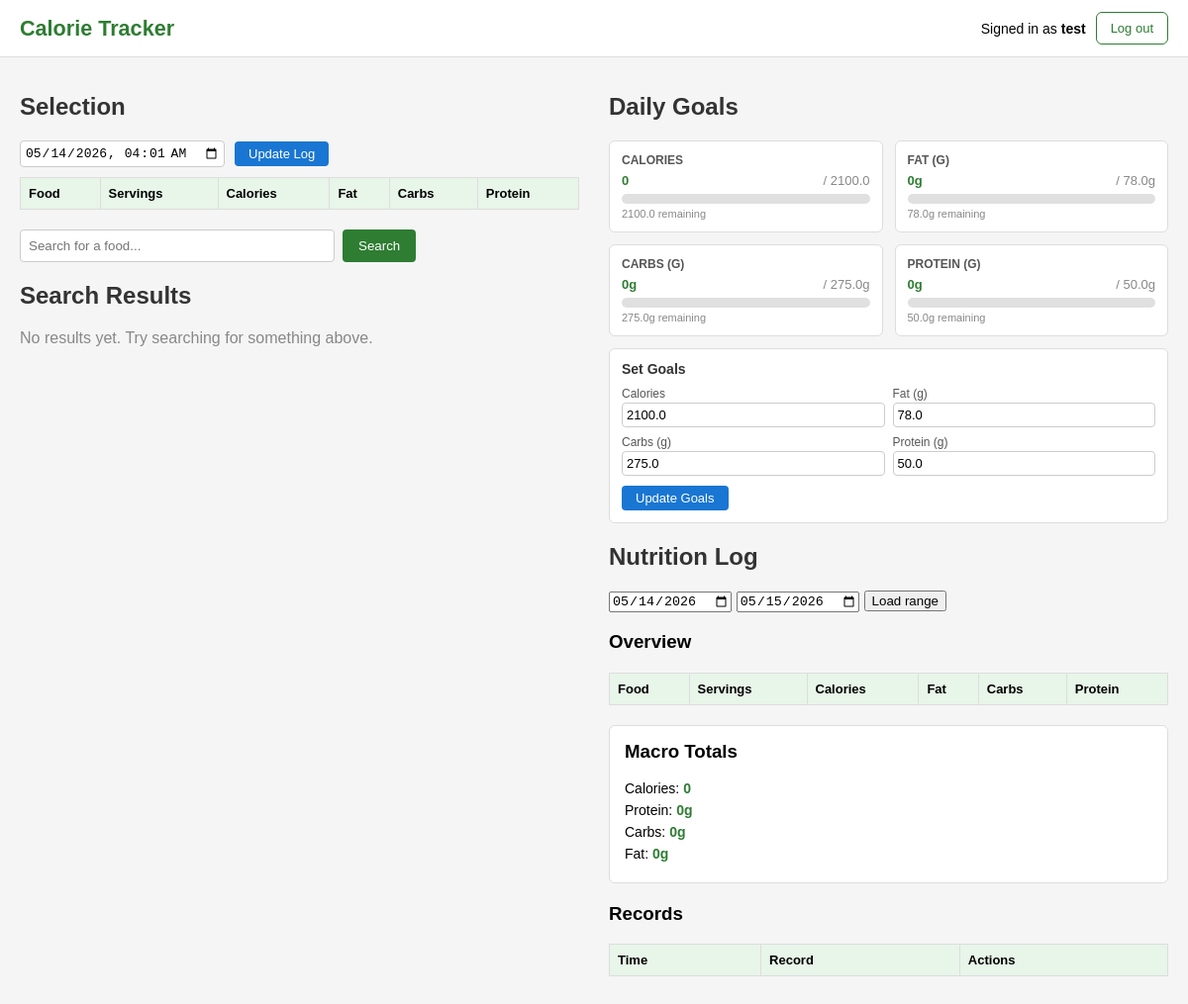
Page / (signed in) on the committed database.
### tables this page shows
CREATE TABLE users (
                username  TEXT PRIMARY KEY,
                password  TEXT NOT NULL
            );

CREATE TABLE goals (
                username  TEXT NOT NULL,
                macro     TEXT NOT NULL,
                value     REAL NOT NULL,
                PRIMARY KEY (username, macro),
                FOREIGN KEY (username) REFERENCES users(username) ON DELETE CASCADE
            );

### ui/ui.py (the view)
@app.route("/")
def index():
    start_date, end_date = get_selected_dates(request)
    return render_main(
        start_date,
        end_date,
        open_login=request.args.get("login") == "1",
        open_register=request.args.get("register") == "1",
    )

### auth/auth.py (called while the page is built)
@bp.before_app_request
def load_logged_in_user():
    name = session.get("username")
    g.user = get_user(name) if name else None

### storage/database.py (called while the page is built, shortened)
@contextmanager
def _get_conn():
    conn = sqlite3.connect(DB_PATH)
    conn.row_factory = sqlite3.Row
    conn.execute("PRAGMA foreign_keys = ON")
    try:
        yield conn
        conn.commit()
    except Exception:
        conn.rollback()
        raise
    finally:
        conn.close()

def get_user_goals(username: str) -> dict:
    with _get_conn() as conn:
        rows = conn.execute(
            "SELECT macro, value FROM goals WHERE username = ?", (username,)
        ).fetchall()
    goals = dict(DEFAULT_GOALS)
    for r in rows:
        goals[r["macro"]] = r["value"]
    return goals

def get_user(username: str) -> Optional[dict]:
    with _get_conn() as conn:
        row = conn.execute(
            "SELECT username, password FROM users WHERE username = ?", (username,)
        ).fetchone()
    return dict(row) if row else None

    def query_user_records(self, user_id, start_time=None, end_time=None):
        query = """
            SELECT le.record_id, le.fdc_id, le.quantity, r.timestamp
            FROM log_entries le
            JOIN records r ON le.record_id = r.id
            WHERE r.username = ?
        """
        params: list = [user_id]
        if start_time:
            query += " AND r.timestamp >= ?"
            params.append(start_time.isoformat())
        if end_time:
            query += " AND r.timestamp < ?"
            params.append(end_time.isoformat())
        query += " ORDER BY le.record_id"
        with _get_conn() as conn:
            rows = conn.execute(query, params).fetchall()
        queries_by_record_id: OrderedDict = OrderedDict()
        record_timestamps: dict = {}
        results: OrderedDict = OrderedDict()
        return results

### ui/ui.py (called while the page is built, shortened)
def get_user_selection(user):
    if user not in selections:
        selections[user] = {}
    return selections[user]

def get_totals(records):
    totals = {n: 0 for n in macro_types}
    log = {}
    return log, totals

### ui/templates/index.html (shortened to what this page needs)
<!DOCTYPE html>
<html lang="en">
<head>
</head>
<body
    data-logged-in="{{ 'true' if g.user else 'false' }}"
    data-open-login="{{ 'true' if open_login else 'false' }}"
    data-open-register="{{ 'true' if open_register else 'false' }}"
>
    <div id="toolbar">
        <h1>Calorie Tracker</h1>
        <div class="toolbar-auth">
            {% if g.user %}
                <span>Signed in as <strong>{{ g.user["username"] }}</strong></span>
                <a href="{{ url_for('auth.logout') }}"><button type="button" class="btn-outline">Log out</button></a>
            {% else %}
                <button type="button" class="btn-outline" id="btn-open-login">Sign in</button>
                <button type="button" class="btn-filled" id="btn-open-register">Register</button>
            {% endif %}
        </div>
    </div>
    <div id="main-wrap">
        <div class="main-content">
            <div class = "left-side">
                <div class="user-selection">
                    <h2> Selection </h2>
                    <form class="js-require-auth" action="/update_log" method="POST">
                        <input type="datetime-local" name="log_time" value="{{ curr_time }}">
                        <button type="submit">Update Log</button>
                    </form>
                    <table class="inner-table">
                        <thead>
                            <tr>
                                <th>Food</th>
                                <th>Servings</th>
                                {% for type in macro_types %}
                                <th>{{ type.capitalize() }}</th>
                                {% endfor %}
                            </tr>
                        </thead>
                    </table>
                </div>
                <div class="search-bar">
                    <form action="{{ url_for('handle_search') }}" method="POST" style="display: flex; gap: 8px; flex-wrap: wrap;">
                        <input type="text" name="query" placeholder="Search for a food..." required>
                        <button type="submit">Search</button>
                    </form>
                </div>
                <div class="results-section">
                    <h2>Search Results</h2>
                    {% if results %}
                        {% for food in results %}
                        <div class="food-item">
                            <h3>{{ food["name"] }}</h3>
                            <p>Calories: {{ food.get("calories", 0) }}</p>
                            <p>Protein: {{ food.get("protein", 0) }}g</p>
                            <p>Carbs: {{ food.get("carbs", 0) }}g</p>
                            <p>Fat: {{ food.get("fat", 0) }}g</p>
                            <form class="js-require-auth" action="{{ url_for('update_selection') }}" method="POST">
                                <input type="hidden" name="fdc_id" value="{{ food['fdc_id'] }}">
                                <input type="number" name="quantity" value="1" min="1">
                                <input type="hidden" name="start_date" value="{{ start_date }}">
                                <input type="hidden" name="end_date" value="{{ end_date }}">
                                <input type="hidden" name="log_time" value="{{ curr_time }}">
                                <button type="submit">Update Selection</button>
                            </form>
                        </div>
                        {% endfor %}
                    {% else %}
                        <p style="color: #888;">No results yet. Try searching for something above.</p>
                    {% endif %}
                </div>
            </div>
            <div class="right-side">
                <div class="goals-section">
                    <h2>Daily Goals</h2>
                    <div class="goals-grid">
                        {% for macro in macro_types %}
                        {% set s = goal_stats[macro] %}
                        <div class="goal-card">
                            <div class="macro-label">{{ macro }}{% if macro_units[macro] %} ({{ macro_units[macro] }}){% endif %}</div>
                            <div class="goal-stats">
                                <span class="consumed {% if s.over > 0 %}over{% endif %}">{{ s.consumed }}{{ macro_units[macro] }}</span>
                                <span class="goal-val">/ {{ s.goal }}{{ macro_units[macro] }}</span>
                            </div>
                            <div class="progress-bar-bg">
                            </div>
                            <div class="goal-remaining {% if s.over > 0 %}over{% endif %}">
                                {% if s.over > 0 %}
                                    +{{ s.over }}{{ macro_units[macro] }} over goal
                                {% else %}
                                    {{ s.remaining }}{{ macro_units[macro] }} remaining
                                {% endif %}
                            </div>
                        </div>
                        {% endfor %}
                    </div>
                    <div class="set-goals-card">
                        <h3>Set Goals</h3>
                        <form class="js-require-auth" action="{{ url_for('set_goals') }}" method="POST">
                            <div class="goals-form-grid">
                                {% for macro in macro_types %}
                                <div>
                                    <label for="goal_{{ macro }}">{{ macro.capitalize() }}{% if macro_units[macro] %} ({{ macro_units[macro] }}){% endif %}</label>
                                    <input type="number" name="goal_{{ macro }}" id="goal_{{ macro }}"
                                           value="{{ goal_stats[macro].goal }}" min="1" step="1">
                                </div>
                                {% endfor %}
                            </div>
                            <button type="submit">Update Goals</button>
                        </form>
                    </div>
                </div>
                <h2>Nutrition Log</h2>
                <form class="js-require-auth" method="GET" action="{{ url_for('index') }}" style="margin-bottom: 10px;">
                    <input type="date" name="start_date" value="{{ start_date }}">
                    <input type="date" name="end_date" value="{{ end_date }}">
                    <button type="submit">Load range</button>
                </form>
                <h3>Overview</h3>
                <table>
                    <thead>
                        <tr>
                            <th>Food</th>
                            <th>Servings</th>
                            {% for type in macro_types %}
                            <th>{{ type.capitalize() }}</th>
                            {% endfor %}
                        </tr>
                    </thead>
                </table>
                <div class="totals-box">
                    <h3 style="margin-top: 0;">Macro Totals</h3>
                    <p>Calories: <span>{{ totals["calories"] | round(1) }}</span></p>
                    <p>Protein: <span>{{ totals["protein"] | round(1) }}g</span></p>
                    <p>Carbs: <span>{{ totals["carbs"] | round(1) }}g</span></p>
                    <p>Fat: <span>{{ totals["fat"] | round(1) }}g</span></p>
                </div>
                <div class="records-box">
                    <h3 style="margin-top: 0;">Records</h3>
                    <table>
                        <thead>
                            <tr>
                                <th>Time</th>
                                <th>Record</th>
                                <th>Actions</th>
                            </tr>
                        </thead>
                    </table>
                </div>
            </div>
        </div>
    </div>
</body>
</html>

### ui/templates/index.html (style rules this page uses)
body { font-family: Arial, sans-serif; margin: 0; background-color: #f5f5f5; }
.left-side { flex: 1; min-width: 320px; }
.right-side { flex: 1; min-width: 320px; }
.main-content { display: flex; gap: 30px; align-items: flex-start; }
.left-side > * { margin-bottom: 20px; }
.right-side > * { margin-bottom: 20px; }
#toolbar { display: flex; justify-content: space-between; align-items: center; padding: 12px 20px; background: #fff; border-bottom: 1px solid #ddd; margin-bottom: 16px; }
#toolbar h1 { margin: 0; font-size: 1.35rem; color: #2e7d32; }
.toolbar-auth { display: flex; gap: 10px; align-items: center; font-size: 14px; }
.toolbar-auth button { padding: 8px 14px; border-radius: 6px; border: none; cursor: pointer; font-size: 13px; }
.btn-outline { background: #fff; border: 1px solid #2e7d32 !important; color: #2e7d32; }
#main-wrap { padding: 0 20px 40px; }
h2 { color: #333; }
.search-bar { margin-bottom: 20px; }
.search-bar input[type="text"] { padding: 8px; width: 300px; border: 1px solid #ccc; border-radius: 4px; }
.search-bar button { padding: 8px 16px; background-color: #2e7d32; color: white; border: none; border-radius: 4px; cursor: pointer; }
table { width: 100%; border-collapse: collapse; background: white; font-size: 13px; }
table th { background-color: #e8f5e9; text-align: left; padding: 8px; border: 1px solid #ddd; }
.totals-box { background: white; border: 1px solid #ddd; border-radius: 6px; padding: 15px; margin-top: 20px; margin-bottom: 20px; }
.totals-box p { margin: 6px 0; font-size: 14px; }
.totals-box span { font-weight: bold; color: #2e7d32; }
.user-selection input { width: 100%; padding: 4px; border: 1px solid #ccc; border-radius: 4px; font-size: 13px; box-sizing: border-box; }
.user-selection button { padding: 5px 14px; background-color: #1976d2; color: white; border: none; border-radius: 4px; cursor: pointer; font-size: 13px; }
.user-selection form { display: flex; align-items: center; gap: 10px; margin: 0 0 10px 0; }
.user-selection form input { width: auto; }
.user-selection form button { white-space: nowrap; }
.goals-section { margin-bottom: 20px; }
.goals-grid { display: grid; grid-template-columns: 1fr 1fr; gap: 12px; margin-bottom: 12px; }
.goal-card { background: white; border: 1px solid #ddd; border-radius: 6px; padding: 12px; }
.goal-card .macro-label { font-size: 12px; font-weight: bold; color: #555; text-transform: uppercase; margin-bottom: 6px; }
.goal-card .goal-stats { display: flex; justify-content: space-between; font-size: 13px; margin-bottom: 6px; }
.goal-card .consumed { font-weight: bold; color: #2e7d32; }
.goal-card .goal-val { color: #888; }
.progress-bar-bg { background: #e0e0e0; border-radius: 8px; height: 10px; width: 100%; overflow: hidden; }
.goal-remaining { font-size: 11px; color: #888; margin-top: 4px; }
.set-goals-card { background: white; border: 1px solid #ddd; border-radius: 6px; padding: 12px; }
.set-goals-card h3 { margin: 0 0 10px 0; font-size: 14px; color: #333; }
.goals-form-grid { display: grid; grid-template-columns: 1fr 1fr; gap: 8px; margin-bottom: 10px; }
.goals-form-grid label { font-size: 12px; color: #555; display: block; margin-bottom: 2px; }
.goals-form-grid input { width: 100%; padding: 4px; border: 1px solid #ccc; border-radius: 4px; font-size: 13px; box-sizing: border-box; }
.set-goals-card button { padding: 5px 14px; background-color: #1976d2; color: white; border: none; border-radius: 4px; cursor: pointer; font-size: 13px; }

### rows in the picture
users: user.username "test"
goals: capitalize "Calories", macro "CALORIES", consumed "0", goal "2100.0", remaining "2100.0", value "2100.0"
goals: capitalize "Fat", macro "FAT", macro_units "G", consumed "0", macro_units "g", goal "78.0", remaining "78.0", value "78.0"
goals: capitalize "Carbs", macro "CARBS", macro_units "G", consumed "0", macro_units "g", goal "275.0", remaining "275.0", value "275.0"
goals: capitalize "Protein", macro "PROTEIN", macro_units "G", consumed "0", macro_units "g", goal "50.0", remaining "50.0", value "50.0"

### other values in the picture
{{ totals["calories"] | round(1) }} "0"
{{ totals["protein"] | round(1) }} "0"
{{ totals["carbs"] | round(1) }} "0"
{{ totals["fat"] | round(1) }} "0"
